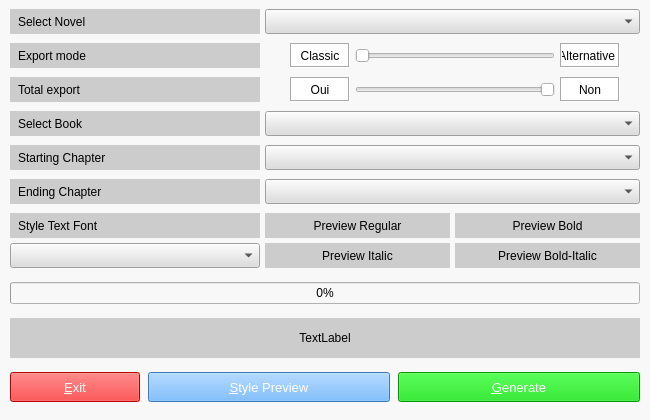
<?xml version="1.0" encoding="UTF-8"?>
<ui version="4.0">
 <class>MainWindow</class>
 <widget class="QMainWindow" name="MainWindow">
  <property name="geometry">
   <rect>
    <x>0</x>
    <y>0</y>
    <width>650</width>
    <height>420</height>
   </rect>
  </property>
  <property name="sizePolicy">
   <sizepolicy hsizetype="Fixed" vsizetype="Fixed">
    <horstretch>0</horstretch>
    <verstretch>0</verstretch>
   </sizepolicy>
  </property>
  <property name="minimumSize">
   <size>
    <width>650</width>
    <height>420</height>
   </size>
  </property>
  <property name="maximumSize">
   <size>
    <width>650</width>
    <height>420</height>
   </size>
  </property>
  <property name="contextMenuPolicy">
   <enum>Qt::NoContextMenu</enum>
  </property>
  <property name="windowTitle">
   <string>Wuxiaworld export ebook</string>
  </property>
  <property name="styleSheet">
   <string notr="true">background-color:#f8f8f8;</string>
  </property>
  <widget class="QWidget" name="centralwidget">
   <property name="sizePolicy">
    <sizepolicy hsizetype="Fixed" vsizetype="Fixed">
     <horstretch>0</horstretch>
     <verstretch>0</verstretch>
    </sizepolicy>
   </property>
   <property name="minimumSize">
    <size>
     <width>650</width>
     <height>420</height>
    </size>
   </property>
   <property name="maximumSize">
    <size>
     <width>650</width>
     <height>420</height>
    </size>
   </property>
   <property name="baseSize">
    <size>
     <width>0</width>
     <height>0</height>
    </size>
   </property>
   <property name="contextMenuPolicy">
    <enum>Qt::NoContextMenu</enum>
   </property>
   <property name="layoutDirection">
    <enum>Qt::LeftToRight</enum>
   </property>
   <property name="autoFillBackground">
    <bool>false</bool>
   </property>
   <layout class="QVBoxLayout" name="verticalLayout_2">
    <property name="spacing">
     <number>0</number>
    </property>
    <property name="leftMargin">
     <number>10</number>
    </property>
    <property name="topMargin">
     <number>0</number>
    </property>
    <property name="rightMargin">
     <number>10</number>
    </property>
    <property name="bottomMargin">
     <number>0</number>
    </property>
    <item>
     <layout class="QHBoxLayout" name="novelLayout" stretch="0,0,0">
      <property name="spacing">
       <number>0</number>
      </property>
      <property name="sizeConstraint">
       <enum>QLayout::SetDefaultConstraint</enum>
      </property>
      <property name="margin">
       <number>0</number>
      </property>
      <item>
       <widget class="QLabel" name="novelLabel">
        <property name="enabled">
         <bool>true</bool>
        </property>
        <property name="sizePolicy">
         <sizepolicy hsizetype="Fixed" vsizetype="Fixed">
          <horstretch>0</horstretch>
          <verstretch>0</verstretch>
         </sizepolicy>
        </property>
        <property name="minimumSize">
         <size>
          <width>250</width>
          <height>25</height>
         </size>
        </property>
        <property name="maximumSize">
         <size>
          <width>250</width>
          <height>25</height>
         </size>
        </property>
        <property name="font">
         <font>
          <family>Arial</family>
         </font>
        </property>
        <property name="contextMenuPolicy">
         <enum>Qt::NoContextMenu</enum>
        </property>
        <property name="styleSheet">
         <string notr="true">padding-left:5px;background-color:#CCCCCC;color:#000000;</string>
        </property>
        <property name="text">
         <string>Select Novel</string>
        </property>
       </widget>
      </item>
      <item>
       <spacer name="modeSpacer_6">
        <property name="orientation">
         <enum>Qt::Horizontal</enum>
        </property>
        <property name="sizeType">
         <enum>QSizePolicy::Fixed</enum>
        </property>
        <property name="sizeHint" stdset="0">
         <size>
          <width>5</width>
          <height>20</height>
         </size>
        </property>
       </spacer>
      </item>
      <item>
       <widget class="QComboBox" name="novelSelector">
        <property name="minimumSize">
         <size>
          <width>0</width>
          <height>25</height>
         </size>
        </property>
        <property name="maximumSize">
         <size>
          <width>16777215</width>
          <height>25</height>
         </size>
        </property>
        <property name="font">
         <font>
          <family>Arial</family>
         </font>
        </property>
        <property name="contextMenuPolicy">
         <enum>Qt::NoContextMenu</enum>
        </property>
        <property name="styleSheet">
         <string notr="true">background-color:#dddddd;
color: rgb(0, 0, 0);
alternate-background-color: rgb(152, 152, 152);
</string>
        </property>
        <property name="frame">
         <bool>true</bool>
        </property>
       </widget>
      </item>
     </layout>
    </item>
    <item>
     <layout class="QHBoxLayout" name="modeLayout">
      <property name="spacing">
       <number>0</number>
      </property>
      <property name="sizeConstraint">
       <enum>QLayout::SetDefaultConstraint</enum>
      </property>
      <property name="leftMargin">
       <number>0</number>
      </property>
      <item>
       <widget class="QLabel" name="modeLabel_1">
        <property name="minimumSize">
         <size>
          <width>250</width>
          <height>25</height>
         </size>
        </property>
        <property name="maximumSize">
         <size>
          <width>250</width>
          <height>25</height>
         </size>
        </property>
        <property name="font">
         <font>
          <family>Arial</family>
         </font>
        </property>
        <property name="contextMenuPolicy">
         <enum>Qt::NoContextMenu</enum>
        </property>
        <property name="styleSheet">
         <string notr="true">padding-left:5px;background-color:#CCCCCC;color:#000000;</string>
        </property>
        <property name="text">
         <string>Export mode</string>
        </property>
       </widget>
      </item>
      <item>
       <spacer name="modeSpacer_1">
        <property name="orientation">
         <enum>Qt::Horizontal</enum>
        </property>
        <property name="sizeType">
         <enum>QSizePolicy::Fixed</enum>
        </property>
        <property name="sizeHint" stdset="0">
         <size>
          <width>30</width>
          <height>20</height>
         </size>
        </property>
       </spacer>
      </item>
      <item>
       <widget class="QLabel" name="modeLabel_2">
        <property name="sizePolicy">
         <sizepolicy hsizetype="Fixed" vsizetype="Fixed">
          <horstretch>0</horstretch>
          <verstretch>0</verstretch>
         </sizepolicy>
        </property>
        <property name="minimumSize">
         <size>
          <width>60</width>
          <height>25</height>
         </size>
        </property>
        <property name="maximumSize">
         <size>
          <width>60</width>
          <height>25</height>
         </size>
        </property>
        <property name="font">
         <font>
          <family>Arial</family>
         </font>
        </property>
        <property name="contextMenuPolicy">
         <enum>Qt::NoContextMenu</enum>
        </property>
        <property name="styleSheet">
         <string notr="true">background-color:#FFFFFF;</string>
        </property>
        <property name="frameShape">
         <enum>QFrame::Box</enum>
        </property>
        <property name="frameShadow">
         <enum>QFrame::Sunken</enum>
        </property>
        <property name="text">
         <string>Classic</string>
        </property>
        <property name="alignment">
         <set>Qt::AlignCenter</set>
        </property>
       </widget>
      </item>
      <item>
       <spacer name="modeSpacer_3">
        <property name="orientation">
         <enum>Qt::Horizontal</enum>
        </property>
        <property name="sizeType">
         <enum>QSizePolicy::Fixed</enum>
        </property>
        <property name="sizeHint" stdset="0">
         <size>
          <width>5</width>
          <height>20</height>
         </size>
        </property>
       </spacer>
      </item>
      <item>
       <widget class="QSlider" name="modeSlider">
        <property name="font">
         <font>
          <family>Arial</family>
         </font>
        </property>
        <property name="contextMenuPolicy">
         <enum>Qt::NoContextMenu</enum>
        </property>
        <property name="minimum">
         <number>0</number>
        </property>
        <property name="maximum">
         <number>1</number>
        </property>
        <property name="value">
         <number>0</number>
        </property>
        <property name="orientation">
         <enum>Qt::Horizontal</enum>
        </property>
       </widget>
      </item>
      <item>
       <spacer name="modeSpacer_4">
        <property name="orientation">
         <enum>Qt::Horizontal</enum>
        </property>
        <property name="sizeType">
         <enum>QSizePolicy::Fixed</enum>
        </property>
        <property name="sizeHint" stdset="0">
         <size>
          <width>5</width>
          <height>20</height>
         </size>
        </property>
       </spacer>
      </item>
      <item>
       <widget class="QLabel" name="modeLabel_3">
        <property name="sizePolicy">
         <sizepolicy hsizetype="Fixed" vsizetype="Fixed">
          <horstretch>0</horstretch>
          <verstretch>0</verstretch>
         </sizepolicy>
        </property>
        <property name="minimumSize">
         <size>
          <width>60</width>
          <height>25</height>
         </size>
        </property>
        <property name="maximumSize">
         <size>
          <width>60</width>
          <height>25</height>
         </size>
        </property>
        <property name="font">
         <font>
          <family>Arial</family>
         </font>
        </property>
        <property name="contextMenuPolicy">
         <enum>Qt::NoContextMenu</enum>
        </property>
        <property name="layoutDirection">
         <enum>Qt::LeftToRight</enum>
        </property>
        <property name="styleSheet">
         <string notr="true">background-color:#FFFFFF;</string>
        </property>
        <property name="frameShape">
         <enum>QFrame::Box</enum>
        </property>
        <property name="frameShadow">
         <enum>QFrame::Sunken</enum>
        </property>
        <property name="text">
         <string>Alternative</string>
        </property>
        <property name="alignment">
         <set>Qt::AlignRight|Qt::AlignTrailing|Qt::AlignVCenter</set>
        </property>
       </widget>
      </item>
      <item>
       <spacer name="modeSpacer_2">
        <property name="orientation">
         <enum>Qt::Horizontal</enum>
        </property>
        <property name="sizeType">
         <enum>QSizePolicy::Fixed</enum>
        </property>
        <property name="sizeHint" stdset="0">
         <size>
          <width>20</width>
          <height>20</height>
         </size>
        </property>
       </spacer>
      </item>
     </layout>
    </item>
    <item>
     <layout class="QHBoxLayout" name="totalExportLayout">
      <property name="spacing">
       <number>0</number>
      </property>
      <property name="leftMargin">
       <number>0</number>
      </property>
      <item>
       <widget class="QLabel" name="totalExportLabel_1">
        <property name="minimumSize">
         <size>
          <width>250</width>
          <height>25</height>
         </size>
        </property>
        <property name="maximumSize">
         <size>
          <width>250</width>
          <height>25</height>
         </size>
        </property>
        <property name="font">
         <font>
          <family>Arial</family>
         </font>
        </property>
        <property name="contextMenuPolicy">
         <enum>Qt::NoContextMenu</enum>
        </property>
        <property name="styleSheet">
         <string notr="true">padding-left:5px;background-color:#CCCCCC;color:#000000;</string>
        </property>
        <property name="text">
         <string>Total export</string>
        </property>
       </widget>
      </item>
      <item>
       <spacer name="totalExportSpacer_1">
        <property name="orientation">
         <enum>Qt::Horizontal</enum>
        </property>
        <property name="sizeType">
         <enum>QSizePolicy::Fixed</enum>
        </property>
        <property name="sizeHint" stdset="0">
         <size>
          <width>30</width>
          <height>20</height>
         </size>
        </property>
       </spacer>
      </item>
      <item>
       <widget class="QLabel" name="totalExportLabel_2">
        <property name="sizePolicy">
         <sizepolicy hsizetype="Fixed" vsizetype="Fixed">
          <horstretch>0</horstretch>
          <verstretch>0</verstretch>
         </sizepolicy>
        </property>
        <property name="minimumSize">
         <size>
          <width>60</width>
          <height>25</height>
         </size>
        </property>
        <property name="maximumSize">
         <size>
          <width>60</width>
          <height>25</height>
         </size>
        </property>
        <property name="font">
         <font>
          <family>Arial</family>
         </font>
        </property>
        <property name="contextMenuPolicy">
         <enum>Qt::NoContextMenu</enum>
        </property>
        <property name="styleSheet">
         <string notr="true">background-color:#FFFFFF;</string>
        </property>
        <property name="frameShape">
         <enum>QFrame::Box</enum>
        </property>
        <property name="frameShadow">
         <enum>QFrame::Sunken</enum>
        </property>
        <property name="text">
         <string>Oui</string>
        </property>
        <property name="alignment">
         <set>Qt::AlignCenter</set>
        </property>
       </widget>
      </item>
      <item>
       <spacer name="totalExportSpacer_3">
        <property name="orientation">
         <enum>Qt::Horizontal</enum>
        </property>
        <property name="sizeType">
         <enum>QSizePolicy::Fixed</enum>
        </property>
        <property name="sizeHint" stdset="0">
         <size>
          <width>5</width>
          <height>20</height>
         </size>
        </property>
       </spacer>
      </item>
      <item>
       <widget class="QSlider" name="totalExportSlider">
        <property name="font">
         <font>
          <family>Arial</family>
         </font>
        </property>
        <property name="contextMenuPolicy">
         <enum>Qt::NoContextMenu</enum>
        </property>
        <property name="maximum">
         <number>1</number>
        </property>
        <property name="value">
         <number>0</number>
        </property>
        <property name="orientation">
         <enum>Qt::Horizontal</enum>
        </property>
        <property name="invertedAppearance">
         <bool>true</bool>
        </property>
       </widget>
      </item>
      <item>
       <spacer name="totalExportSpacer_4">
        <property name="orientation">
         <enum>Qt::Horizontal</enum>
        </property>
        <property name="sizeType">
         <enum>QSizePolicy::Fixed</enum>
        </property>
        <property name="sizeHint" stdset="0">
         <size>
          <width>5</width>
          <height>20</height>
         </size>
        </property>
       </spacer>
      </item>
      <item>
       <widget class="QLabel" name="totalExportLabel_3">
        <property name="sizePolicy">
         <sizepolicy hsizetype="Fixed" vsizetype="Fixed">
          <horstretch>0</horstretch>
          <verstretch>0</verstretch>
         </sizepolicy>
        </property>
        <property name="minimumSize">
         <size>
          <width>60</width>
          <height>25</height>
         </size>
        </property>
        <property name="maximumSize">
         <size>
          <width>60</width>
          <height>25</height>
         </size>
        </property>
        <property name="font">
         <font>
          <family>Arial</family>
         </font>
        </property>
        <property name="contextMenuPolicy">
         <enum>Qt::NoContextMenu</enum>
        </property>
        <property name="styleSheet">
         <string notr="true">background-color:#FFFFFF;</string>
        </property>
        <property name="frameShape">
         <enum>QFrame::Box</enum>
        </property>
        <property name="frameShadow">
         <enum>QFrame::Sunken</enum>
        </property>
        <property name="text">
         <string>Non</string>
        </property>
        <property name="alignment">
         <set>Qt::AlignCenter</set>
        </property>
       </widget>
      </item>
      <item>
       <spacer name="totalExportSpacer_2">
        <property name="orientation">
         <enum>Qt::Horizontal</enum>
        </property>
        <property name="sizeType">
         <enum>QSizePolicy::Fixed</enum>
        </property>
        <property name="sizeHint" stdset="0">
         <size>
          <width>20</width>
          <height>20</height>
         </size>
        </property>
       </spacer>
      </item>
     </layout>
    </item>
    <item>
     <layout class="QHBoxLayout" name="bookLayout">
      <property name="spacing">
       <number>0</number>
      </property>
      <property name="leftMargin">
       <number>0</number>
      </property>
      <item>
       <widget class="QLabel" name="bookLabel">
        <property name="minimumSize">
         <size>
          <width>250</width>
          <height>25</height>
         </size>
        </property>
        <property name="maximumSize">
         <size>
          <width>250</width>
          <height>25</height>
         </size>
        </property>
        <property name="font">
         <font>
          <family>Arial</family>
         </font>
        </property>
        <property name="contextMenuPolicy">
         <enum>Qt::NoContextMenu</enum>
        </property>
        <property name="styleSheet">
         <string notr="true">padding-left:5px;background-color:#CCCCCC;color:#000000;</string>
        </property>
        <property name="text">
         <string>Select Book</string>
        </property>
       </widget>
      </item>
      <item>
       <spacer name="bookSpacer">
        <property name="orientation">
         <enum>Qt::Horizontal</enum>
        </property>
        <property name="sizeType">
         <enum>QSizePolicy::Fixed</enum>
        </property>
        <property name="sizeHint" stdset="0">
         <size>
          <width>5</width>
          <height>20</height>
         </size>
        </property>
       </spacer>
      </item>
      <item>
       <widget class="QComboBox" name="bookSelector">
        <property name="enabled">
         <bool>true</bool>
        </property>
        <property name="minimumSize">
         <size>
          <width>0</width>
          <height>25</height>
         </size>
        </property>
        <property name="maximumSize">
         <size>
          <width>16777215</width>
          <height>25</height>
         </size>
        </property>
        <property name="font">
         <font>
          <family>Arial</family>
         </font>
        </property>
        <property name="contextMenuPolicy">
         <enum>Qt::NoContextMenu</enum>
        </property>
        <property name="autoFillBackground">
         <bool>false</bool>
        </property>
        <property name="styleSheet">
         <string notr="true">background-color:#dddddd;
color: rgb(0, 0, 0);
alternate-background-color: rgb(152, 152, 152);
</string>
        </property>
        <property name="editable">
         <bool>false</bool>
        </property>
        <property name="insertPolicy">
         <enum>QComboBox::InsertAtBottom</enum>
        </property>
        <property name="frame">
         <bool>true</bool>
        </property>
        <property name="modelColumn">
         <number>0</number>
        </property>
       </widget>
      </item>
     </layout>
    </item>
    <item>
     <layout class="QHBoxLayout" name="startingChapterLayout">
      <property name="spacing">
       <number>0</number>
      </property>
      <item>
       <widget class="QLabel" name="startingChapterLabel">
        <property name="minimumSize">
         <size>
          <width>250</width>
          <height>25</height>
         </size>
        </property>
        <property name="maximumSize">
         <size>
          <width>250</width>
          <height>25</height>
         </size>
        </property>
        <property name="font">
         <font>
          <family>Arial</family>
         </font>
        </property>
        <property name="contextMenuPolicy">
         <enum>Qt::NoContextMenu</enum>
        </property>
        <property name="styleSheet">
         <string notr="true">padding-left:5px;background-color:#CCCCCC;color:#000000;</string>
        </property>
        <property name="text">
         <string>Starting Chapter</string>
        </property>
       </widget>
      </item>
      <item>
       <spacer name="startingChapterSpacer">
        <property name="orientation">
         <enum>Qt::Horizontal</enum>
        </property>
        <property name="sizeType">
         <enum>QSizePolicy::Fixed</enum>
        </property>
        <property name="sizeHint" stdset="0">
         <size>
          <width>5</width>
          <height>20</height>
         </size>
        </property>
       </spacer>
      </item>
      <item>
       <widget class="QComboBox" name="startingChapterSelector">
        <property name="enabled">
         <bool>true</bool>
        </property>
        <property name="minimumSize">
         <size>
          <width>0</width>
          <height>25</height>
         </size>
        </property>
        <property name="maximumSize">
         <size>
          <width>16777215</width>
          <height>25</height>
         </size>
        </property>
        <property name="font">
         <font>
          <family>Arial</family>
         </font>
        </property>
        <property name="contextMenuPolicy">
         <enum>Qt::NoContextMenu</enum>
        </property>
        <property name="autoFillBackground">
         <bool>false</bool>
        </property>
        <property name="styleSheet">
         <string notr="true">background-color:#dddddd;
color: rgb(0, 0, 0);
alternate-background-color: rgb(152, 152, 152);
</string>
        </property>
        <property name="editable">
         <bool>false</bool>
        </property>
        <property name="insertPolicy">
         <enum>QComboBox::InsertAtBottom</enum>
        </property>
        <property name="frame">
         <bool>true</bool>
        </property>
        <property name="modelColumn">
         <number>0</number>
        </property>
       </widget>
      </item>
     </layout>
    </item>
    <item>
     <layout class="QHBoxLayout" name="endingChapterLayout_5">
      <property name="spacing">
       <number>0</number>
      </property>
      <item>
       <widget class="QLabel" name="endingChapterLabel">
        <property name="minimumSize">
         <size>
          <width>250</width>
          <height>25</height>
         </size>
        </property>
        <property name="maximumSize">
         <size>
          <width>250</width>
          <height>25</height>
         </size>
        </property>
        <property name="font">
         <font>
          <family>Arial</family>
         </font>
        </property>
        <property name="contextMenuPolicy">
         <enum>Qt::NoContextMenu</enum>
        </property>
        <property name="styleSheet">
         <string notr="true">padding-left:5px;background-color:#CCCCCC;color:#000000;</string>
        </property>
        <property name="text">
         <string>Ending Chapter</string>
        </property>
       </widget>
      </item>
      <item>
       <spacer name="endingChapterSpacer">
        <property name="orientation">
         <enum>Qt::Horizontal</enum>
        </property>
        <property name="sizeType">
         <enum>QSizePolicy::Fixed</enum>
        </property>
        <property name="sizeHint" stdset="0">
         <size>
          <width>5</width>
          <height>20</height>
         </size>
        </property>
       </spacer>
      </item>
      <item>
       <widget class="QComboBox" name="endingChapterSelector">
        <property name="enabled">
         <bool>true</bool>
        </property>
        <property name="minimumSize">
         <size>
          <width>0</width>
          <height>25</height>
         </size>
        </property>
        <property name="maximumSize">
         <size>
          <width>16777215</width>
          <height>25</height>
         </size>
        </property>
        <property name="font">
         <font>
          <family>Arial</family>
         </font>
        </property>
        <property name="contextMenuPolicy">
         <enum>Qt::NoContextMenu</enum>
        </property>
        <property name="autoFillBackground">
         <bool>false</bool>
        </property>
        <property name="styleSheet">
         <string notr="true">background-color:#dddddd;
color: rgb(0, 0, 0);
alternate-background-color: rgb(152, 152, 152);
</string>
        </property>
        <property name="editable">
         <bool>false</bool>
        </property>
        <property name="insertPolicy">
         <enum>QComboBox::InsertAtBottom</enum>
        </property>
        <property name="frame">
         <bool>true</bool>
        </property>
        <property name="modelColumn">
         <number>0</number>
        </property>
       </widget>
      </item>
     </layout>
    </item>
    <item>
     <layout class="QHBoxLayout" name="fontLayoutMain">
      <property name="spacing">
       <number>0</number>
      </property>
      <item>
       <layout class="QVBoxLayout" name="fontLayoutSub_1">
        <item>
         <widget class="QLabel" name="fontLabel">
          <property name="minimumSize">
           <size>
            <width>250</width>
            <height>25</height>
           </size>
          </property>
          <property name="maximumSize">
           <size>
            <width>250</width>
            <height>25</height>
           </size>
          </property>
          <property name="font">
           <font>
            <family>Arial</family>
           </font>
          </property>
          <property name="contextMenuPolicy">
           <enum>Qt::NoContextMenu</enum>
          </property>
          <property name="styleSheet">
           <string notr="true">padding-left:5px;background-color:#CCCCCC;color:#000000;</string>
          </property>
          <property name="text">
           <string>Style Text Font</string>
          </property>
         </widget>
        </item>
        <item>
         <spacer name="fontVerticalSpacer_1">
          <property name="orientation">
           <enum>Qt::Vertical</enum>
          </property>
          <property name="sizeType">
           <enum>QSizePolicy::Fixed</enum>
          </property>
          <property name="sizeHint" stdset="0">
           <size>
            <width>20</width>
            <height>5</height>
           </size>
          </property>
         </spacer>
        </item>
        <item>
         <widget class="QComboBox" name="fontSelector">
          <property name="enabled">
           <bool>true</bool>
          </property>
          <property name="minimumSize">
           <size>
            <width>250</width>
            <height>25</height>
           </size>
          </property>
          <property name="maximumSize">
           <size>
            <width>250</width>
            <height>25</height>
           </size>
          </property>
          <property name="font">
           <font>
            <family>Arial</family>
           </font>
          </property>
          <property name="contextMenuPolicy">
           <enum>Qt::NoContextMenu</enum>
          </property>
          <property name="autoFillBackground">
           <bool>false</bool>
          </property>
          <property name="styleSheet">
           <string notr="true">background-color:#dddddd;
color: rgb(0, 0, 0);
alternate-background-color: rgb(152, 152, 152);
</string>
          </property>
          <property name="editable">
           <bool>false</bool>
          </property>
          <property name="insertPolicy">
           <enum>QComboBox::InsertAtBottom</enum>
          </property>
          <property name="frame">
           <bool>true</bool>
          </property>
         </widget>
        </item>
       </layout>
      </item>
      <item>
       <spacer name="fontHorironSpacer_1">
        <property name="orientation">
         <enum>Qt::Horizontal</enum>
        </property>
        <property name="sizeType">
         <enum>QSizePolicy::Fixed</enum>
        </property>
        <property name="sizeHint" stdset="0">
         <size>
          <width>5</width>
          <height>20</height>
         </size>
        </property>
       </spacer>
      </item>
      <item>
       <layout class="QVBoxLayout" name="fontLayoutSub_2">
        <item>
         <widget class="QLabel" name="fontLabelPreview_1">
          <property name="minimumSize">
           <size>
            <width>0</width>
            <height>25</height>
           </size>
          </property>
          <property name="maximumSize">
           <size>
            <width>16777215</width>
            <height>25</height>
           </size>
          </property>
          <property name="font">
           <font>
            <family>Arial</family>
           </font>
          </property>
          <property name="contextMenuPolicy">
           <enum>Qt::NoContextMenu</enum>
          </property>
          <property name="styleSheet">
           <string notr="true">background-color:#CCCCCC;color:#000000;</string>
          </property>
          <property name="text">
           <string>Preview Regular</string>
          </property>
          <property name="alignment">
           <set>Qt::AlignCenter</set>
          </property>
         </widget>
        </item>
        <item>
         <spacer name="fontVerticalSpacer_2">
          <property name="orientation">
           <enum>Qt::Vertical</enum>
          </property>
          <property name="sizeType">
           <enum>QSizePolicy::Fixed</enum>
          </property>
          <property name="sizeHint" stdset="0">
           <size>
            <width>20</width>
            <height>5</height>
           </size>
          </property>
         </spacer>
        </item>
        <item>
         <widget class="QLabel" name="fontLabelPreview_2">
          <property name="minimumSize">
           <size>
            <width>0</width>
            <height>25</height>
           </size>
          </property>
          <property name="maximumSize">
           <size>
            <width>16777215</width>
            <height>25</height>
           </size>
          </property>
          <property name="font">
           <font>
            <family>Arial</family>
           </font>
          </property>
          <property name="contextMenuPolicy">
           <enum>Qt::NoContextMenu</enum>
          </property>
          <property name="styleSheet">
           <string notr="true">background-color:#CCCCCC;color:#000000;</string>
          </property>
          <property name="text">
           <string>Preview Italic</string>
          </property>
          <property name="alignment">
           <set>Qt::AlignCenter</set>
          </property>
         </widget>
        </item>
       </layout>
      </item>
      <item>
       <spacer name="fontHorironSpacer_2">
        <property name="orientation">
         <enum>Qt::Horizontal</enum>
        </property>
        <property name="sizeType">
         <enum>QSizePolicy::Fixed</enum>
        </property>
        <property name="sizeHint" stdset="0">
         <size>
          <width>5</width>
          <height>20</height>
         </size>
        </property>
       </spacer>
      </item>
      <item>
       <layout class="QVBoxLayout" name="fontLayoutSub_3">
        <item>
         <widget class="QLabel" name="fontLabelPreview_3">
          <property name="minimumSize">
           <size>
            <width>0</width>
            <height>25</height>
           </size>
          </property>
          <property name="maximumSize">
           <size>
            <width>16777215</width>
            <height>25</height>
           </size>
          </property>
          <property name="font">
           <font>
            <family>Arial</family>
           </font>
          </property>
          <property name="contextMenuPolicy">
           <enum>Qt::NoContextMenu</enum>
          </property>
          <property name="styleSheet">
           <string notr="true">background-color:#CCCCCC;color:#000000;</string>
          </property>
          <property name="text">
           <string>Preview Bold</string>
          </property>
          <property name="alignment">
           <set>Qt::AlignCenter</set>
          </property>
         </widget>
        </item>
        <item>
         <spacer name="fontVerticalSpacer_3">
          <property name="orientation">
           <enum>Qt::Vertical</enum>
          </property>
          <property name="sizeType">
           <enum>QSizePolicy::Fixed</enum>
          </property>
          <property name="sizeHint" stdset="0">
           <size>
            <width>20</width>
            <height>5</height>
           </size>
          </property>
         </spacer>
        </item>
        <item>
         <widget class="QLabel" name="fontLabelPreview_4">
          <property name="minimumSize">
           <size>
            <width>0</width>
            <height>25</height>
           </size>
          </property>
          <property name="maximumSize">
           <size>
            <width>16777215</width>
            <height>25</height>
           </size>
          </property>
          <property name="font">
           <font>
            <family>Arial</family>
           </font>
          </property>
          <property name="contextMenuPolicy">
           <enum>Qt::NoContextMenu</enum>
          </property>
          <property name="styleSheet">
           <string notr="true">background-color:#CCCCCC;color:#000000;</string>
          </property>
          <property name="text">
           <string>Preview Bold-Italic</string>
          </property>
          <property name="alignment">
           <set>Qt::AlignCenter</set>
          </property>
         </widget>
        </item>
       </layout>
      </item>
     </layout>
    </item>
    <item>
     <spacer name="w_endSpacer_1">
      <property name="orientation">
       <enum>Qt::Vertical</enum>
      </property>
      <property name="sizeType">
       <enum>QSizePolicy::Fixed</enum>
      </property>
      <property name="sizeHint" stdset="0">
       <size>
        <width>20</width>
        <height>5</height>
       </size>
      </property>
     </spacer>
    </item>
    <item>
     <widget class="QProgressBar" name="statusProgressBar">
      <property name="font">
       <font>
        <family>Arial</family>
       </font>
      </property>
      <property name="contextMenuPolicy">
       <enum>Qt::NoContextMenu</enum>
      </property>
      <property name="value">
       <number>0</number>
      </property>
      <property name="alignment">
       <set>Qt::AlignCenter</set>
      </property>
     </widget>
    </item>
    <item>
     <spacer name="w_endSpacer_2">
      <property name="orientation">
       <enum>Qt::Vertical</enum>
      </property>
      <property name="sizeType">
       <enum>QSizePolicy::Fixed</enum>
      </property>
      <property name="sizeHint" stdset="0">
       <size>
        <width>20</width>
        <height>5</height>
       </size>
      </property>
     </spacer>
    </item>
    <item>
     <widget class="QLabel" name="statusLabel">
      <property name="minimumSize">
       <size>
        <width>0</width>
        <height>40</height>
       </size>
      </property>
      <property name="maximumSize">
       <size>
        <width>16777215</width>
        <height>40</height>
       </size>
      </property>
      <property name="font">
       <font>
        <family>Arial</family>
       </font>
      </property>
      <property name="contextMenuPolicy">
       <enum>Qt::NoContextMenu</enum>
      </property>
      <property name="styleSheet">
       <string notr="true">background-color:#CCCCCC;color:#000000;</string>
      </property>
      <property name="text">
       <string>TextLabel</string>
      </property>
      <property name="alignment">
       <set>Qt::AlignCenter</set>
      </property>
     </widget>
    </item>
    <item>
     <spacer name="w_endSpacer_3">
      <property name="orientation">
       <enum>Qt::Vertical</enum>
      </property>
      <property name="sizeType">
       <enum>QSizePolicy::Fixed</enum>
      </property>
      <property name="sizeHint" stdset="0">
       <size>
        <width>20</width>
        <height>5</height>
       </size>
      </property>
     </spacer>
    </item>
    <item>
     <layout class="QHBoxLayout" name="endButtonsLayout">
      <property name="spacing">
       <number>0</number>
      </property>
      <item>
       <widget class="QPushButton" name="exitButton">
        <property name="minimumSize">
         <size>
          <width>130</width>
          <height>30</height>
         </size>
        </property>
        <property name="maximumSize">
         <size>
          <width>130</width>
          <height>30</height>
         </size>
        </property>
        <property name="font">
         <font>
          <family>Arial</family>
          <pointsize>10</pointsize>
         </font>
        </property>
        <property name="cursor">
         <cursorShape>PointingHandCursor</cursorShape>
        </property>
        <property name="contextMenuPolicy">
         <enum>Qt::NoContextMenu</enum>
        </property>
        <property name="styleSheet">
         <string notr="true">background-color:#ff0000;color:#ffffff;</string>
        </property>
        <property name="text">
         <string>&amp;Exit</string>
        </property>
       </widget>
      </item>
      <item>
       <spacer name="endButtonsSpacer_1">
        <property name="orientation">
         <enum>Qt::Horizontal</enum>
        </property>
        <property name="sizeType">
         <enum>QSizePolicy::Fixed</enum>
        </property>
        <property name="sizeHint" stdset="0">
         <size>
          <width>8</width>
          <height>20</height>
         </size>
        </property>
       </spacer>
      </item>
      <item>
       <widget class="QPushButton" name="previewButton">
        <property name="minimumSize">
         <size>
          <width>0</width>
          <height>30</height>
         </size>
        </property>
        <property name="maximumSize">
         <size>
          <width>16777215</width>
          <height>30</height>
         </size>
        </property>
        <property name="font">
         <font>
          <family>Arial</family>
          <pointsize>10</pointsize>
         </font>
        </property>
        <property name="cursor">
         <cursorShape>PointingHandCursor</cursorShape>
        </property>
        <property name="contextMenuPolicy">
         <enum>Qt::NoContextMenu</enum>
        </property>
        <property name="styleSheet">
         <string notr="true">background-color: rgb(85, 170, 255);
color: rgb(255, 255, 255);</string>
        </property>
        <property name="text">
         <string>&amp;Style Preview</string>
        </property>
       </widget>
      </item>
      <item>
       <spacer name="endButtonsSpacer_2">
        <property name="orientation">
         <enum>Qt::Horizontal</enum>
        </property>
        <property name="sizeType">
         <enum>QSizePolicy::Fixed</enum>
        </property>
        <property name="sizeHint" stdset="0">
         <size>
          <width>8</width>
          <height>20</height>
         </size>
        </property>
       </spacer>
      </item>
      <item>
       <widget class="QPushButton" name="generateButton">
        <property name="minimumSize">
         <size>
          <width>0</width>
          <height>30</height>
         </size>
        </property>
        <property name="maximumSize">
         <size>
          <width>16777215</width>
          <height>30</height>
         </size>
        </property>
        <property name="font">
         <font>
          <family>Arial</family>
          <pointsize>10</pointsize>
         </font>
        </property>
        <property name="cursor">
         <cursorShape>PointingHandCursor</cursorShape>
        </property>
        <property name="contextMenuPolicy">
         <enum>Qt::NoContextMenu</enum>
        </property>
        <property name="styleSheet">
         <string notr="true">background-color: rgb(0, 212, 0);
color: rgb(255, 255, 255);</string>
        </property>
        <property name="text">
         <string>&amp;Generate</string>
        </property>
       </widget>
      </item>
     </layout>
    </item>
   </layout>
  </widget>
 </widget>
 <resources>
  <include location="../ressources/r.qrc"/>
 </resources>
 <connections/>
</ui>
